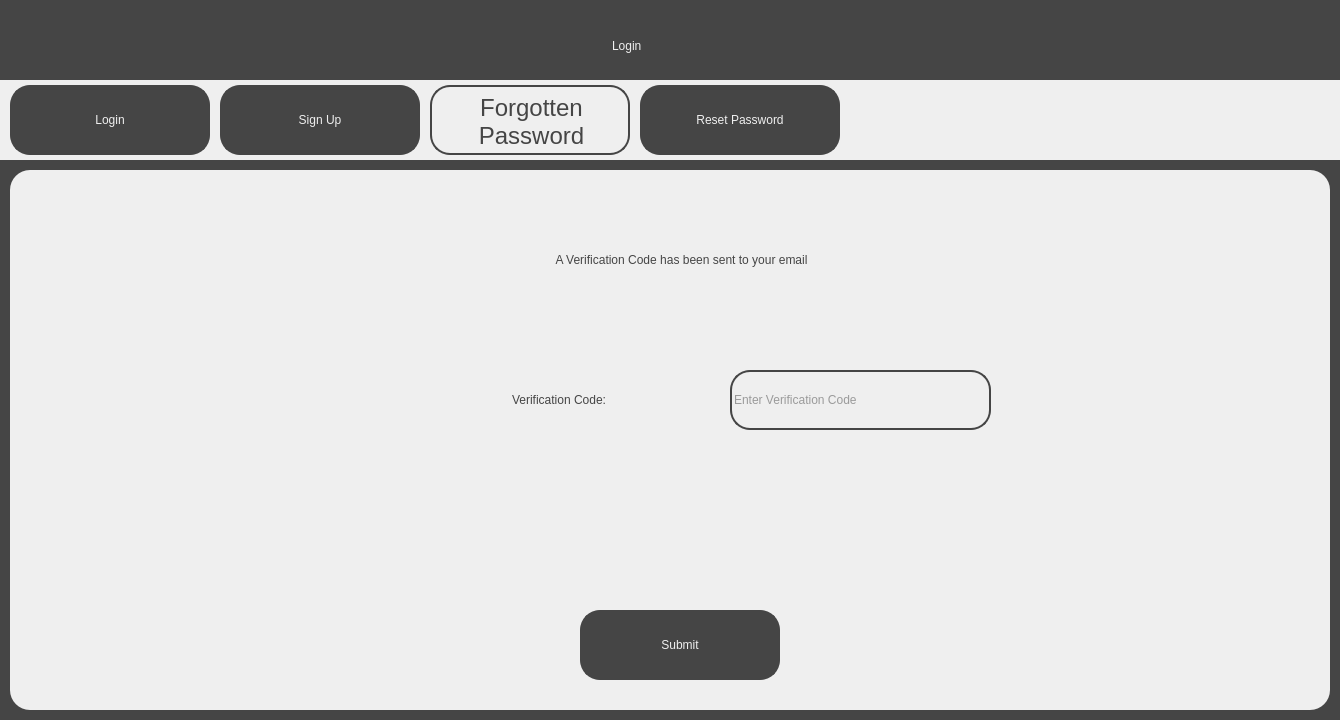
<?xml version="1.0" encoding="UTF-8"?>
<ui version="4.0">
 <class>ForgottenPassword2Screen</class>
 <widget class="QDialog" name="ForgottenPassword2Screen">
  <property name="geometry">
   <rect>
    <x>0</x>
    <y>0</y>
    <width>1340</width>
    <height>720</height>
   </rect>
  </property>
  <property name="windowTitle">
   <string>Visualising the Riemann Hypothesis - Forgotten Password</string>
  </property>
  <property name="sizeGripEnabled">
   <bool>false</bool>
  </property>
  <widget class="QWidget" name="widget" native="true">
   <property name="geometry">
    <rect>
     <x>0</x>
     <y>0</y>
     <width>1340</width>
     <height>720</height>
    </rect>
   </property>
   <property name="styleSheet">
    <string notr="true">background-color: rgb(69, 69, 69);</string>
   </property>
   <widget class="QLabel" name="Title">
    <property name="geometry">
     <rect>
      <x>612</x>
      <y>20</y>
      <width>116</width>
      <height>51</height>
     </rect>
    </property>
    <property name="styleSheet">
     <string notr="true">font: 36pt &quot;Sans Serif&quot;; color:rgb(239, 239, 239)</string>
    </property>
    <property name="text">
     <string>Login</string>
    </property>
   </widget>
   <widget class="QWidget" name="TabBar" native="true">
    <property name="geometry">
     <rect>
      <x>0</x>
      <y>80</y>
      <width>1340</width>
      <height>80</height>
     </rect>
    </property>
    <property name="styleSheet">
     <string notr="true">background-color: rgb(239, 239, 239);</string>
    </property>
    <widget class="QPushButton" name="LoginTab">
     <property name="geometry">
      <rect>
       <x>10</x>
       <y>5</y>
       <width>200</width>
       <height>70</height>
      </rect>
     </property>
     <property name="cursor">
      <cursorShape>PointingHandCursor</cursorShape>
     </property>
     <property name="styleSheet">
      <string notr="true">border: 2px solid;
border-radius: 20px;
border-color:rgb(69, 69, 69);
background-color: rgb(69, 69, 69);
font: 18pt &quot;Sans Serif&quot;; color:rgb(239, 239, 239);
</string>
     </property>
     <property name="text">
      <string>Login</string>
     </property>
    </widget>
    <widget class="QPushButton" name="SignUpTab">
     <property name="geometry">
      <rect>
       <x>220</x>
       <y>5</y>
       <width>200</width>
       <height>70</height>
      </rect>
     </property>
     <property name="cursor">
      <cursorShape>PointingHandCursor</cursorShape>
     </property>
     <property name="styleSheet">
      <string notr="true">border: 2px solid;
border-radius: 20px;
border-color:rgb(69, 69, 69);
background-color: rgb(69, 69, 69);
font: 18pt &quot;Sans Serif&quot;; color:rgb(239, 239, 239);
</string>
     </property>
     <property name="text">
      <string>Sign Up</string>
     </property>
    </widget>
    <widget class="QPushButton" name="ResetPasswordTab">
     <property name="geometry">
      <rect>
       <x>640</x>
       <y>5</y>
       <width>200</width>
       <height>70</height>
      </rect>
     </property>
     <property name="cursor">
      <cursorShape>PointingHandCursor</cursorShape>
     </property>
     <property name="styleSheet">
      <string notr="true">border: 2px solid;
border-radius: 20px;
border-color:rgb(69, 69, 69);
background-color: rgb(69, 69, 69);
font: 18pt &quot;Sans Serif&quot;; color:rgb(239, 239, 239);
</string>
     </property>
     <property name="text">
      <string>Reset Password</string>
     </property>
    </widget>
    <widget class="QLabel" name="ForgottenPasswordLabel">
     <property name="geometry">
      <rect>
       <x>430</x>
       <y>5</y>
       <width>200</width>
       <height>70</height>
      </rect>
     </property>
     <property name="styleSheet">
      <string notr="true">border: 2px solid;
border-radius: 20px;
border-color:rgb(69, 69, 69);
background-color: rgb(239, 239, 239);
font: 18pt &quot;Sans Serif&quot;; color:rgb(69, 69, 69);
padding: 7px;
</string>
     </property>
     <property name="text">
      <string>&lt;html&gt;&lt;head/&gt;&lt;body&gt;&lt;p align=&quot;center&quot;&gt;&lt;span style=&quot; font-size:18pt;&quot;&gt;Forgotten&lt;br/&gt;Password&lt;/span&gt;&lt;/p&gt;&lt;/body&gt;&lt;/html&gt;</string>
     </property>
    </widget>
    <widget class="QPushButton" name="ForgottenPasswordTab">
     <property name="geometry">
      <rect>
       <x>430</x>
       <y>5</y>
       <width>200</width>
       <height>70</height>
      </rect>
     </property>
     <property name="cursor">
      <cursorShape>PointingHandCursor</cursorShape>
     </property>
     <property name="styleSheet">
      <string notr="true">border: 2px solid;
border-radius: 20px;
background-color: rgba(0, 0, 0, 0);
border-color: rgba(0, 0, 0, 0);</string>
     </property>
     <property name="text">
      <string/>
     </property>
    </widget>
   </widget>
   <widget class="QWidget" name="MainWidget" native="true">
    <property name="geometry">
     <rect>
      <x>10</x>
      <y>170</y>
      <width>1320</width>
      <height>540</height>
     </rect>
    </property>
    <property name="styleSheet">
     <string notr="true">background-color: rgb(239, 239, 239);
border-radius: 20px;</string>
    </property>
    <widget class="QLabel" name="VerificationCodeText">
     <property name="geometry">
      <rect>
       <x>300</x>
       <y>200</y>
       <width>301</width>
       <height>61</height>
      </rect>
     </property>
     <property name="styleSheet">
      <string notr="true">font: 25pt &quot;Sans Serif&quot;; color:rgb(69, 69, 69);
background-color: rgb(239, 239, 239); padding: 5px;</string>
     </property>
     <property name="text">
      <string>&lt;html&gt;&lt;head/&gt;&lt;body&gt;&lt;p align=&quot;right&quot;&gt;Verification Code:&lt;/p&gt;&lt;/body&gt;&lt;/html&gt;</string>
     </property>
    </widget>
    <widget class="QLineEdit" name="VerificationCodeInput">
     <property name="geometry">
      <rect>
       <x>720</x>
       <y>200</y>
       <width>261</width>
       <height>60</height>
      </rect>
     </property>
     <property name="styleSheet">
      <string notr="true">background-color: rgb(239, 239, 239);
color: rgb(69, 69, 69);
font: 18pt &quot;Sans Serif&quot;;
border: 2px solid;
border-radius: 20px;
border-color:rgb(69, 69, 69);</string>
     </property>
     <property name="text">
      <string/>
     </property>
     <property name="cursorPosition">
      <number>0</number>
     </property>
     <property name="placeholderText">
      <string>Enter Verification Code</string>
     </property>
    </widget>
    <widget class="QPushButton" name="SubmitButton">
     <property name="geometry">
      <rect>
       <x>570</x>
       <y>440</y>
       <width>200</width>
       <height>70</height>
      </rect>
     </property>
     <property name="cursor">
      <cursorShape>PointingHandCursor</cursorShape>
     </property>
     <property name="styleSheet">
      <string notr="true">border: 2px solid;
border-radius: 20px;
border-color:rgb(69, 69, 69);
background-color: rgb(69, 69, 69);
font: 18pt &quot;Sans Serif&quot;; color:rgb(239, 239, 239);
</string>
     </property>
     <property name="text">
      <string>Submit</string>
     </property>
    </widget>
    <widget class="QLabel" name="VerificationText">
     <property name="geometry">
      <rect>
       <x>305</x>
       <y>60</y>
       <width>730</width>
       <height>61</height>
      </rect>
     </property>
     <property name="styleSheet">
      <string notr="true">font: 25pt &quot;Sans Serif&quot;; color:rgb(69, 69, 69);
background-color: rgb(239, 239, 239); padding: 5px;</string>
     </property>
     <property name="text">
      <string>&lt;html&gt;&lt;head/&gt;&lt;body&gt;&lt;p align=&quot;center&quot;&gt;A Verification Code has been sent to your email&lt;/p&gt;&lt;/body&gt;&lt;/html&gt;</string>
     </property>
    </widget>
    <widget class="QLabel" name="ErrorLabel">
     <property name="geometry">
      <rect>
       <x>440</x>
       <y>350</y>
       <width>461</width>
       <height>71</height>
      </rect>
     </property>
     <property name="styleSheet">
      <string notr="true">color: rgb(255, 0, 0);
font: 18pt &quot;Sans Serif&quot;;</string>
     </property>
     <property name="text">
      <string>&lt;html&gt;&lt;head/&gt;&lt;body&gt;&lt;p align=&quot;center&quot;&gt;&lt;br/&gt;&lt;/p&gt;&lt;/body&gt;&lt;/html&gt;</string>
     </property>
    </widget>
   </widget>
  </widget>
 </widget>
 <resources/>
 <connections/>
</ui>
